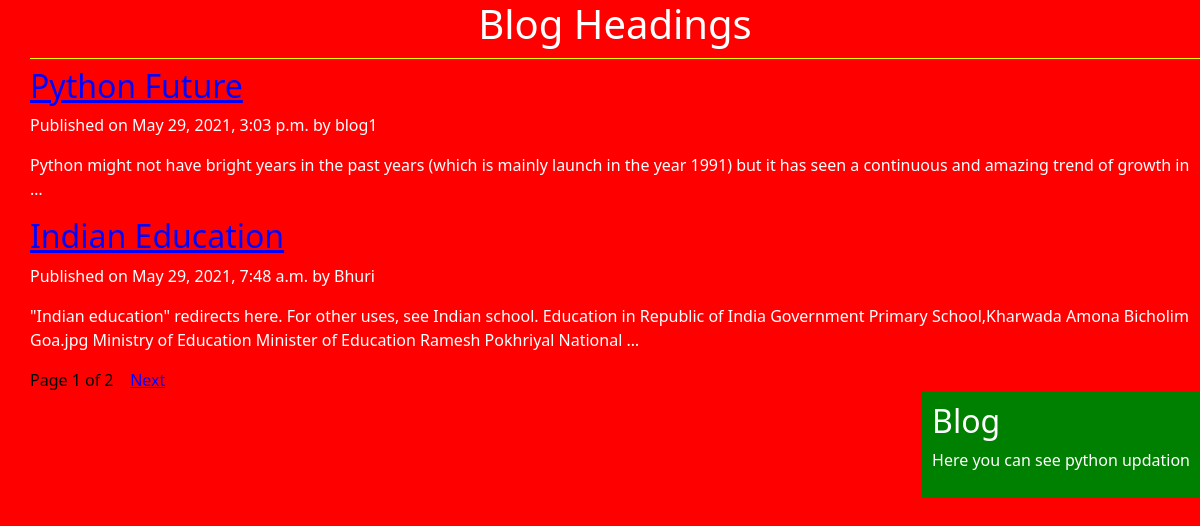
The page / on the database its author committed.
### blog/models.py (models this page shows, shortened)
class Post(models.Model):
    STATUS_CHOICES=(('draft','Draft'),('publish','Publish'))
    title=models.CharField(max_length=256)
    slug=models.SlugField(max_length=264,unique_for_date='publish')
    author=models.ForeignKey(User,related_name='blog_posts',on_delete=models.CASCADE)
    body=models.TextField()
    publish=models.DateTimeField(default=timezone.now)
    created=models.DateTimeField(auto_now_add=True)
    update=models.DateTimeField(auto_now=True)
    status=models.CharField(max_length=10,choices=STATUS_CHOICES,default='draft')
    objects=CustomManager()
    class Meta:
        ordering=('-publish',)
    def get_absolute_url(self):
        return reverse('post_detail',args=[self.publish.year,self.publish.strftime('%m'),self.publish.strftime('%d'),self.slug])

### blog/views.py (the view)
# urls.py: url(r'^$',views.post_list_view),
def post_list_view(r):
    post_list=Post.objects.all()
    paginator = Paginator(post_list,2)
    page_number=r.GET.get('page')
    try:
        post_list=paginator.page(page_number)
    except PageNotAnInteger:
        post_list=paginator.page(1)
    except EmptyPage :
        post_list=paginator.page(paginator.num_pages)
    return render(r,'blog/post_list.html',{'post_list':post_list})

### blog/models.py (called while the page is built)
    def get_queryset(self):
        return super().get_queryset().filter(status='publish')

### templates/blog/post_list.html (shortened to what this page needs)
{%extends 'blog/base.html'%}
{% block content_block %}
<h1>Blog Headings</h1>
{% for post in post_list %}
<a href="{{post.get_absolute_url}}"><h2>{{post.title}}</h2></a>
<p id="date">Published on {{post.publish}} by {{post.author}}</p>
{{post.body|truncatewords:30|linebreaks}}
{% endfor %}
{% include 'blog/pagination.html' with page=post_list %}
{% endblock %}

### templates/blog/base.html (shortened to what this page needs)
<!DOCTYPE html>
{% load static %}
<html lang="en" dir="ltr">
  <head>
    <link href="https://cdn.jsdelivr.net/npm/bootstrap@5.0.1/dist/css/bootstrap.min.css" rel="stylesheet">
    <link rel="stylesheet" href="{% static "css/blog.css" %}">
  </head>
  <body>
<div class="content">
  {% block content_block %}{% endblock %}
</div>
<div class="sidebar">
  <h2>Blog</h2>
  <p>Here you can see python updation</p>
</div>
  </body>
</html>

### templates/blog/pagination.html (shortened to what this page needs)
<div class="paginator">
<span id="pageno">Page {{page.number}} of {{page.paginator.num_pages}}</span>&nbsp&nbsp&nbsp
{% if page.has_next %}
   <a href="?page={{page.next_page_number}}">Next</a>
{% endif %}
</div>

### static/css/blog.css (style rules this page uses)
.content { widht:60%; background: red; padding: 0px 0px 0px 30px; color:white; float:left; height:100%; }
body { color:white; background: red; }
#pageno { color:black; }
.sidebar { widht:40%; background:green; padding:10px; color:white; float:right; }
body { color:white; }
h1 { text-align: center; border-bottom: 1px solid yellow; padding-bottom:10px; }
a { color:Blue; }

### rows shown on the page
Post: title "Python Future", publish "May 29, 2021, 3:03 p.m.", author "blog1", body "Python might not have bright years in the past years (which is mainly launch in the year 1991) but it has seen a continuous and amazing trend of growth in …"
Post: title "Indian Education", publish "May 29, 2021, 7:48 a.m.", author "Bhuri", body "\"Indian education\" redirects here. For other uses, see Indian school. Education in Republic of India Government Primary School,Kharwada Amona Bicholim Goa.jpg Ministry of Education Minister of Education Ramesh Pokhriyal National …"

### other values the page prints
{{ page.number }} "1"
{{ page.paginator.num_pages }} "2"
